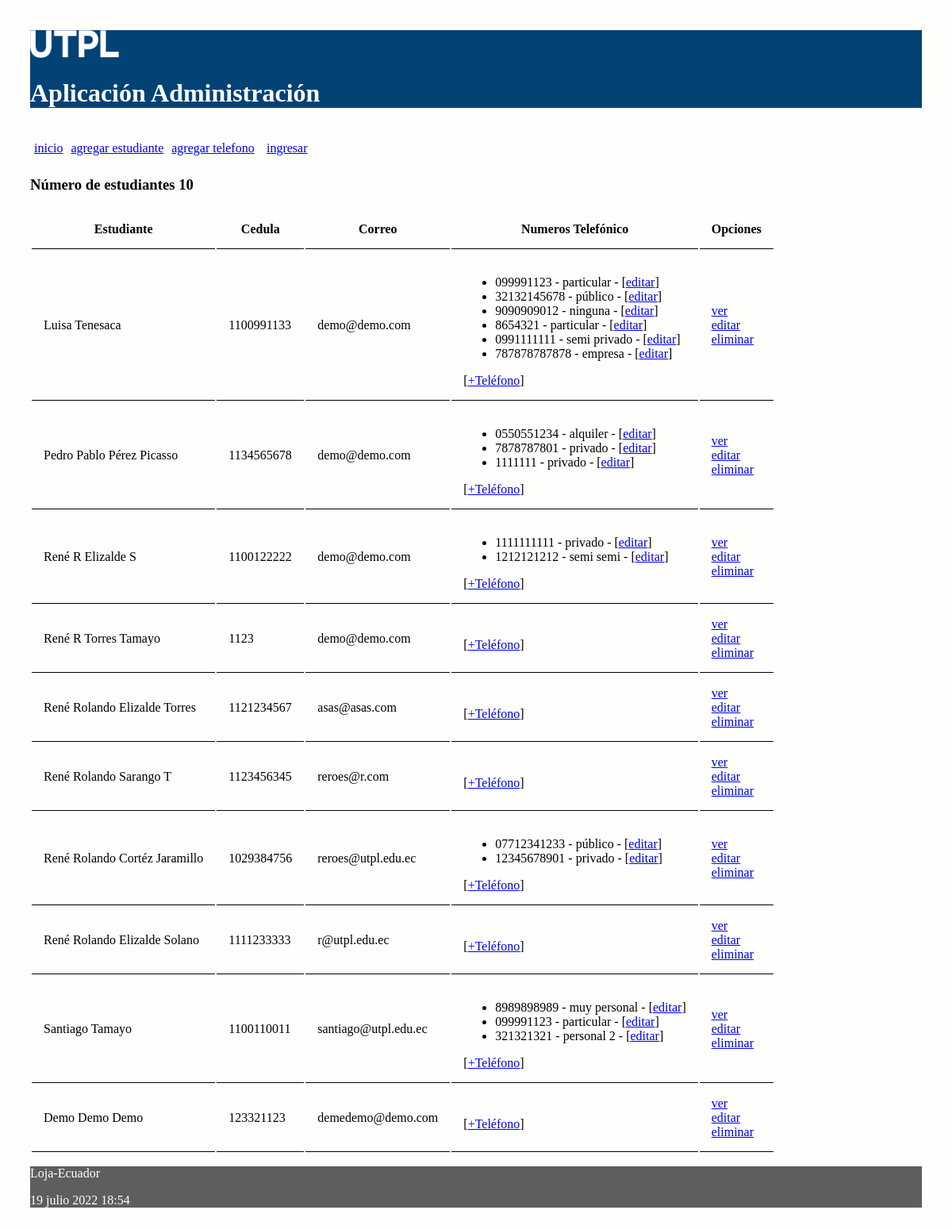
Before: / with the older database file.
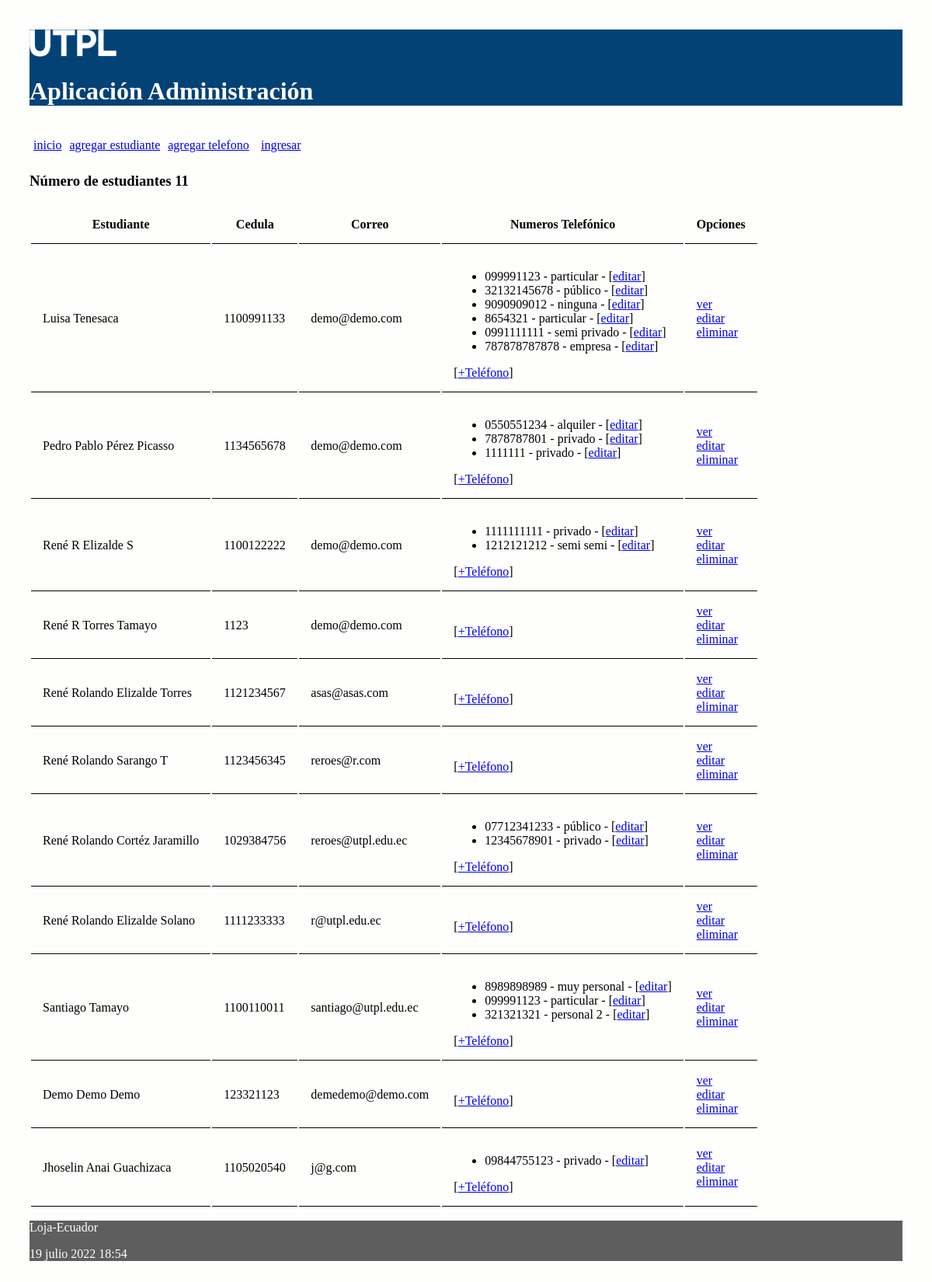
After: the same page with the newer database file.
### administrativo/models.py (models this page shows, shortened)
class Estudiante(models.Model):
    nombre = models.CharField(max_length=30)
    apellido = models.CharField(max_length=30)
    cedula = models.CharField(max_length=30, unique=True)
    correo = models.EmailField()

class NumeroTelefonico(models.Model):
    telefono = models.CharField(max_length=100)
    tipo = models.CharField(max_length=100)
    estudiante = models.ForeignKey(Estudiante, on_delete=models.CASCADE,
            related_name="numeros_telefonicos")

### administrativo/views.py (the view)
# urls.py: path('', views.index, name='index'),
def index(request):
    estudiantes = Estudiante.objects.all()
    informacion_template = {'estudiantes': estudiantes, 'numero_estudiantes': len(estudiantes)}
    return render(request, 'index.html', informacion_template)

### administrativo/templates/index.html (shortened to what this page needs)
{% extends "master.html" %}
{% block content %}
<h3>Número de estudiantes {{ numero_estudiantes }}</h3>
<table id="tabla_datos">
  <thead>
    <tr>
      <th>Estudiante</th>
      <th>Cedula</th>
      <th>Correo</th>
      <th>Numeros Telefónico </th>
      <th>Opciones</th>
    </tr>
  </thead>
  {% for e in estudiantes %}
  <tr>
    <td> {{e.nombre}} {{e.apellido}}</td>
    <td> {{e.cedula}}</td>
    <td> {{e.correo}}</td>
    <td>
      <ul>
        {% for t in e.numeros_telefonicos.all %}
          <li>
            <span>{{t.telefono}} - {{t.tipo}} - [<a href="{% url 'editar_numero_telefonico' t.id %}">editar</a>] </span>
          </li>
        {% endfor %}
      </ul>
        [<a href="{% url 'crear_numero_telefonico_estudiante' e.id%}">+Teléfono</a>]
    </td>
    <td> <a href="{% url 'obtener_estudiante' e.id %}">ver</a> <br>
      <a href="{% url 'editar_estudiante' e.id %}">editar</a> <br>
      <a href="{% url 'eliminar_estudiante' e.id %}"
      onclick="return confirm('¿Está seguro de la eliminación?')" >
      eliminar</a>
    </td>
  </tr>
  {% endfor %}
</table>
{% endblock %}

### administrativo/templates/master.html (shortened to what this page needs)
<!DOCTYPE html>
<html>
  <head>
    {% load static %}
    <link rel="stylesheet" type="text/css" href="{% static 'css/estilos.css' %}">
    <link rel="stylesheet" type="text/css" href="https://cdn.datatables.net/1.10.25/css/jquery.dataTables.min.css">
  </head>
  <body>
  <header>
    <img src="{% static 'images/logo.png' %}" height="10%" width="10%" alt="My image">
    <h1>Aplicación Administración </h1>
    <nav class="top_menu">
      <ul>
        <li><a href="{% url 'index' %}">inicio</a></li>
        <li><a href="{% url 'crear_estudiante' %}">agregar estudiante</a></li>
        <li><a href="{% url 'crear_numero_telefonico' %}">agregar telefono</a></li>
        {% if user.is_authenticated %}
          <li><a href="{% url 'logout_view' %}">salir</a></li>
        {% else %}
          <li>[<a href="{% url 'login' %}">ingresar</a>]</li>
        {% endif %}
      </ul>
    </nav>
  </header>
  <section>
      {% block content %}
      {% endblock %}
  </section>
    <footer>
      <p>Loja-Ecuador</p>
      <p>{% now "j F Y H:i" %}</p>
    </footer>
  </body>
</html>

### administrativo/static/css/estilos.css (style rules this page uses)
body { background: #FEFEFD; padding: 30px; }
header { background: #034275; color: #FFF; }
section { width: 100%; }
th, td { padding: 15px; border-bottom: 1px solid black; }
.top_menu ul { list-style:none; float:left; padding: 5px; width:95%; }
.top_menu ul li { float:left; margin-right:10px; margin-bottom:5px; text: #FFF; }
footer { background: #5E5E5E; color: #FFF; }

Changed rows visible on the page:
added Estudiante: nombre "Jhoselin Anai", apellido "Guachizaca", cedula "1105020540", correo "j@g.com"
added NumeroTelefonico: telefono "09844755123", tipo "privado", shown under "Jhoselin Anai"
Other visible differences:
{{ numero_estudiantes }}: "10" → "11"
